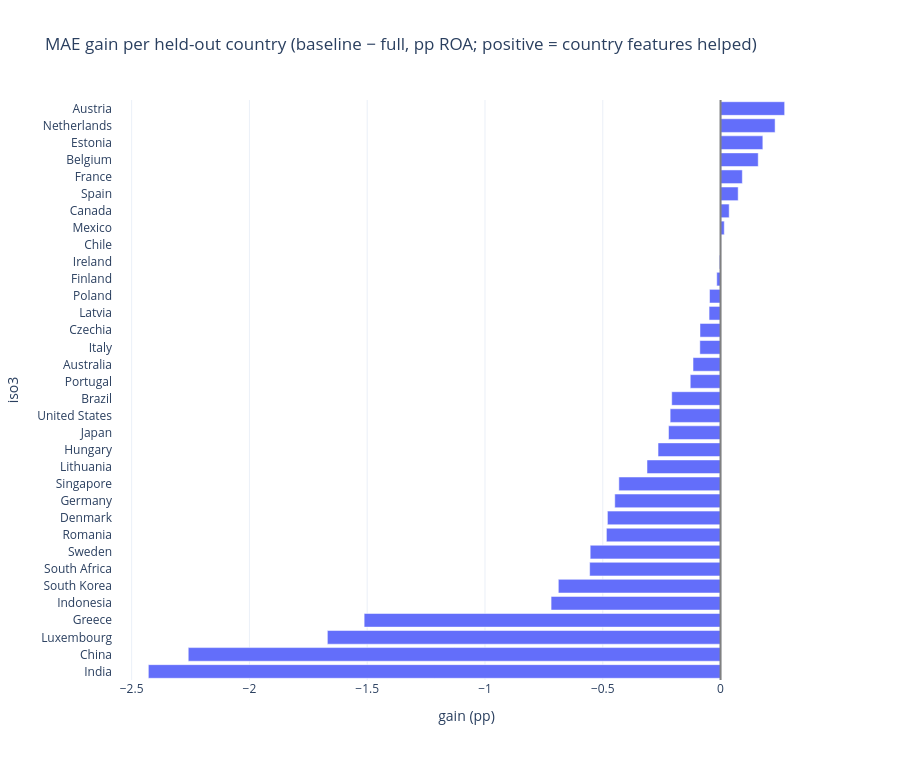

The notebook cell saved with this chart:
### Markdown cell above
## 3 · Primary test: does the full model beat the baseline?
Per-country MAE difference (baseline − full): positive means the country features helped for that country. The interval and p-value come from resampling the 34 countries (5,000 bootstraps).

### Code cell
bn, fn_ = "baseline (sector + size + year)", "full (+ 35 country features)"
gain = (by_country[bn] - by_country[fn_])
rng = np.random.default_rng(0)
boots = np.array([gain.values[rng.integers(0, len(gain), len(gain))].mean() for _ in range(5000)])
g_mean, (g_lo, g_hi) = gain.mean(), np.percentile(boots, [2.5, 97.5])
p_gain = float((np.sum(boots <= 0) + 1) / (len(boots) + 1))
wins = int((gain > 0).sum())
print(f"MAE gain from adding the 35 country features: {g_mean:+.3f} pp ROA (95% CI {g_lo:+.3f} to {g_hi:+.3f}); one-sided bootstrap p (gain ≤ 0) = {p_gain:.3f}")
print(f"The full model is better in {wins} of {len(gain)} held-out countries. Baseline MAE {by_country[bn].mean():.2f} pp, full {by_country[fn_].mean():.2f} pp (typical ROA {np.median(y):.1f} pp).")
g = gain.sort_values().rename(lambda i: names[i])
fig = px.bar(g, orientation="h", title="MAE gain per held-out country (baseline − full, pp ROA; positive = country features helped)", labels={"value": "gain (pp)", "index": ""}, height=760)
fig.add_vline(x=0, line_color="grey"); fig.update_layout(showlegend=False); fig.show()

### Figure 1 — Plotly figure (JSON) as saved in the notebook; plotly's stock layout.template omitted (floating-point values rounded to 4 significant figures)
{"data": [{"hovertemplate": "variable=0<br>gain (pp)=%{x}<br>iso3=%{y}<extra></extra>", "legendgroup": "0", "marker": {"color": "#636efa", "pattern": {"shape": ""}}, "name": "0", "orientation": "h", "showlegend": true, "textposition": "auto", "type": "bar", "x": [-2.429, -2.26, -1.669, -1.513, -0.7194, -0.6886, -0.5557, -0.5534, -0.4845, -0.4803, -0.449, -0.4317, -0.3122, -0.2653, -0.2208, -0.2139, -0.2073, -0.1286, -0.1168, -0.08792, -0.08732, -0.04866, -0.04676, -0.01613, -0.00482, 0.002122, 0.01585, 0.03663, 0.07482, 0.09249, 0.1599, 0.1795, 0.2316, 0.2721], "xaxis": "x", "y": ["India", "China", "Luxembourg", "Greece", "Indonesia", "South Korea", "South Africa", "Sweden", "Romania", "Denmark", "Germany", "Singapore", "Lithuania", "Hungary", "Japan", "United States", "Brazil", "Portugal", "Australia", "Italy", "Czechia", "Latvia", "Poland", "Finland", "Ireland", "Chile", "Mexico", "Canada", "Spain", "France", "Belgium", "Estonia", "Netherlands", "Austria"], "yaxis": "y"}], "layout": {"barmode": "relative", "height": 760, "legend": {"title": {"text": "variable"}, "tracegroupgap": 0}, "shapes": [{"line": {"color": "grey"}, "type": "line", "x0": 0, "x1": 0, "xref": "x", "y0": 0, "y1": 1, "yref": "y domain"}], "showlegend": false, "title": {"text": "MAE gain per held-out country (baseline − full, pp ROA; positive = country features helped)"}, "xaxis": {"anchor": "y", "domain": [0, 1], "title": {"text": "gain (pp)"}}, "yaxis": {"anchor": "x", "domain": [0, 1], "title": {"text": "iso3"}}}}
